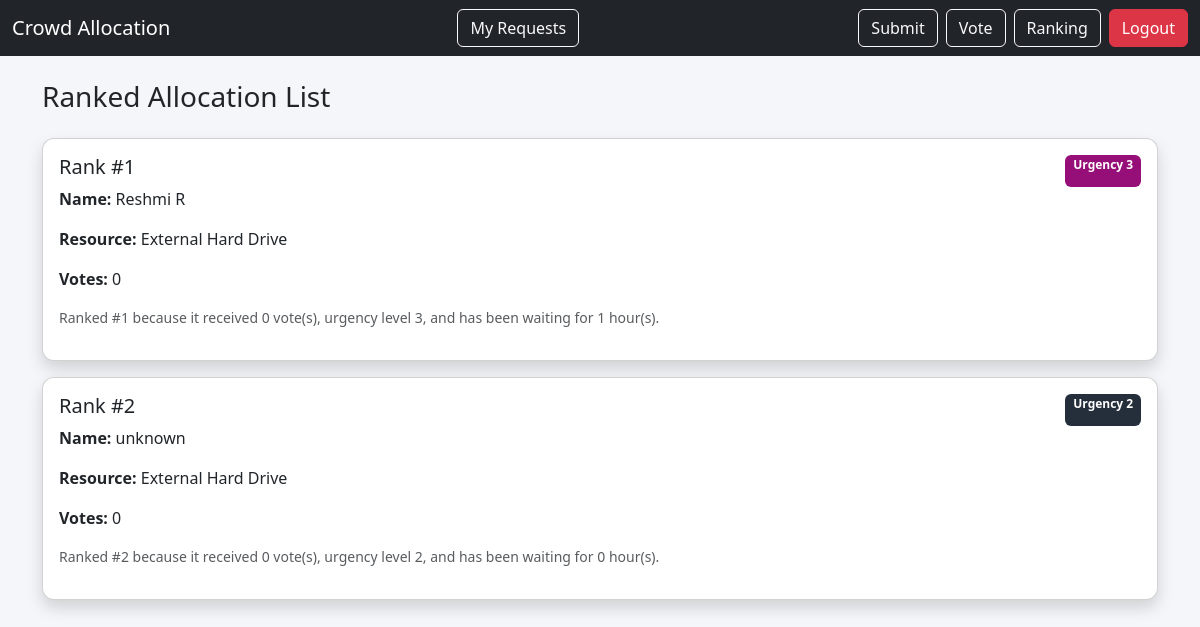
Page /ranking (signed in) on the committed database.
### app.py (models this page shows)
class ResourceRequest(db.Model):
    id = db.Column(db.Integer, primary_key=True)
    user_id = db.Column(db.Integer, db.ForeignKey("user.id"))
    name = db.Column(db.String(100), nullable=False)
    resource = db.Column(db.String(200), nullable=False)
    reason = db.Column(db.Text, nullable=False)
    urgency = db.Column(db.Integer, nullable=False)
    created_at = db.Column(db.DateTime, default=datetime.now)
    allocated = db.Column(db.Boolean, default=False)
    votes = db.relationship("Vote", backref="request", lazy=True)

### app.py (the view)
@app.route("/ranking")
def ranking():
    if "user_id" not in session:
        return redirect("/login")
    requests = ResourceRequest.query.filter_by(allocated=False).all()
    ranked = sorted(
        requests,
        key=lambda r: calculate_score(r),
        reverse=True
    )
    ranking_data = []
    for index, r in enumerate(ranked, start=1):
        waiting_hours = int(
            (datetime.now() - r.created_at).total_seconds() / 3600
        )
        ranking_data.append({
            "rank": index,
            "name": r.name,
            "resource": r.resource,
            "urgency": r.urgency,
            "votes": len(r.votes),
            "explanation": (
                f"Ranked #{index} because it received {len(r.votes)} vote(s), "
                f"urgency level {r.urgency}, "
                f"and has been waiting for {waiting_hours} hour(s)."
            )
        })
    return render_template("ranking.html", ranking=ranking_data)

### app.py (called while the page is built)
def calculate_score(req):
    votes = len(req.votes) * 10
    urgency = req.urgency * 2
    waiting_hours = min(
        (datetime.now() - req.created_at).total_seconds() / 3600,
        10
    )
    return votes + urgency + waiting_hours

### templates/ranking.html (shortened to what this page needs)
{% extends "base.html" %}
{% block content %}
<h3 class="mb-4">Ranked Allocation List</h3>
{% for r in ranking %}
<div class="card shadow p-3 mb-3">
    <div class="d-flex justify-content-between">
        <h5>Rank #{{ r.rank }}</h5>
        <span class="badge urgency-{{ r.urgency }}">
            Urgency {{ r.urgency }}
        </span>
    </div>
    <p><b>Name:</b> {{ r.name }}</p>
    <p><b>Resource:</b> {{ r.resource }}</p>
    <p><b>Votes:</b> {{ r.votes }}</p>
    <p class="text-muted small">
        {{ r.explanation }}
    </p>
</div>
{% endfor %}
{% endblock %}

### templates/base.html (style rules this page uses)
body { background-color: #f4f6f9; }
.card { border-radius: 12px; }
.urgency-2 { background: #252e3b; }
.urgency-3 { background: #960e77; }

### rows in the picture
ResourceRequest: rank "1", urgency "3", name "Reshmi R", resource "External Hard Drive", votes "0", explanation "Ranked #1 because it received 0 vote(s), urgency level 3, and has been waiting for 1 hour(s)."
ResourceRequest: rank "2", urgency "2", name "unknown", resource "External Hard Drive", votes "0", explanation "Ranked #2 because it received 0 vote(s), urgency level 2, and has been waiting for 0 hour(s)."
